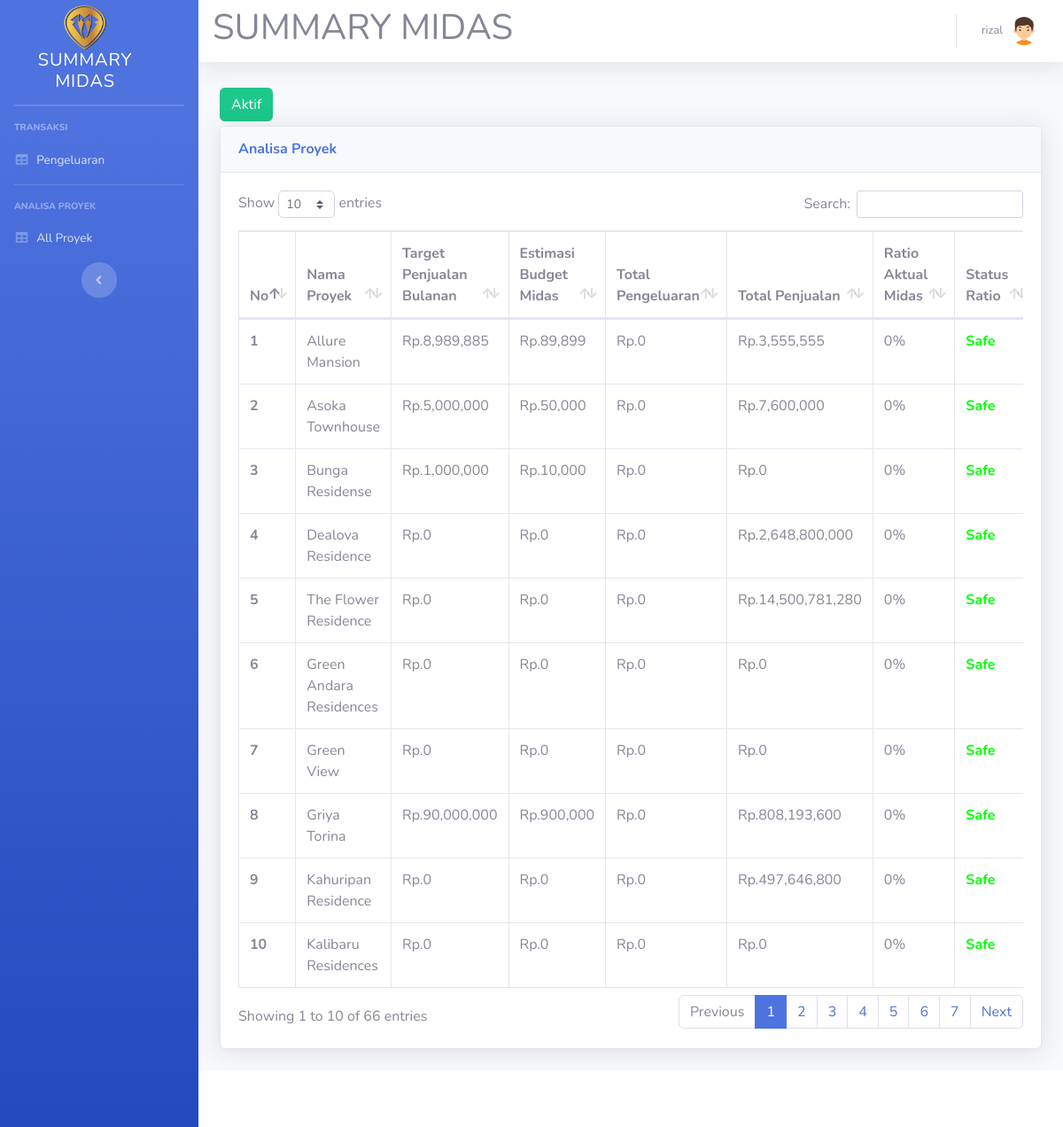
The page /proyek-non-aktif1.php (signed in) on the database its author committed.
### tables this page shows
CREATE TABLE `proyek` (
  `idproyek` int(3) NOT NULL,
  `nama_proyek` varchar(45) NOT NULL,
  `alamat` text NOT NULL,
  `status` enum('aktif','non-aktif') NOT NULL,
  `kota` varchar(30) DEFAULT NULL,
  `developer` varchar(40) NOT NULL,
  `lokasi` text,
  `referrall` varchar(45) NOT NULL,
  `pimpro` varchar(25) NOT NULL,
  `target_penjualan_bulanan` double NOT NULL,
  `jenis_pks` enum('Inden','Ready') NOT NULL DEFAULT 'Inden',
  `target_perbulan` int(3) DEFAULT NULL,
  `siteplan` varchar(255) DEFAULT NULL,
  `sertifikat` varchar(255) DEFAULT NULL,
  `PBB` varchar(255) DEFAULT NULL,
  `MOU` varchar(255) DEFAULT NULL,
  `MOU_startDate` varchar(20) DEFAULT NULL,
  `MOU_ExpDate` varchar(20) DEFAULT NULL,
  `cloudia` text,
  `persentase` char(4) DEFAULT '0.8',
  `globkomisi` float DEFAULT '0.07',
  `netkomisi` char(4) DEFAULT '0.7',
  `is_active` tinyint(1) NOT NULL DEFAULT '1',
  `nonzone` tinyint(1) NOT NULL DEFAULT '0'
);

### proyek-non-aktif1.php (the view, shortened to what this page needs)
<!DOCTYPE html>
<html lang="en">
<head>
  <link href="vendor/fontawesome-free/css/all.min.css" rel="stylesheet" type="text/css">
  <link href="css/sb-admin-2.min.css" rel="stylesheet">
  <link href="vendor/datatables/dataTables.bootstrap4.min.css" rel="stylesheet">
</head>
<body id="page-top">
<?php require 'koneksi.php'; ?>
<?php require 'sidebar1.php'; ?>
      <div id="content">
<?php require 'navbar.php'; ?>
        <div class="container-fluid">
        <div class="d-sm-flex align-items-center justify-content-between ">
       <a href="analisa1.php"type="button" style="margin:5px 5px 5px 0px "class="btn btn-success btn-md">Aktif </i></a>
        </div>
          <div class="card shadow mb-4">
            <div class="card-header py-3">
              <h6 class="m-0 font-weight-bold text-primary">Analisa Proyek</h6>
            </div>
            <div class="card-body">
              <div class="table-responsive">
                <table class="table table-bordered" id="dataTable" width="100%" cellspacing="0">
                  <thead>
                    <tr>
                      <th>No</th>
                      <th>Nama Proyek</th>
                      <th>Target Penjualan Bulanan</th>
                      <th>Estimasi Budget Midas</th>
                      <th>Total Pengeluaran</th>
                      <th>Total Penjualan</th>
                      <th>Ratio Aktual Midas</th>
                      <th>Status Ratio</th>
                    </tr>
                  </thead>
                  <tbody>
				  <?php
$query = mysqli_query($koneksi,"SELECT proyek.idproyek ,proyek.target_penjualan_bulanan, proyek.nama_proyek, proyek.status, SUM(penjualan.booking_fee) AS booking_fee, SUM(penjualan.harga_net) AS harga_net, jumlahp, jumlah_online, jumlah_offline, jumlah_op
FROM proyek
LEFT JOIN penjualan ON proyek.idproyek=penjualan.idproyek
LEFT JOIN
(SELECT proyek.idproyek, SUM(pengeluaran.jumlah) AS jumlahp, SUM(IF(jenis='operasional', jumlah, 0)) AS jumlah_op , SUM(IF(jenis='online', jumlah, 0)) AS jumlah_online, SUM(IF(jenis='offline', jumlah, 0)) AS jumlah_offline
FROM proyek, pengeluaran
WHERE proyek.idproyek=pengeluaran.idproyek
GROUP BY pengeluaran.idproyek ASC) AS pengeluaran
ON proyek.idproyek=pengeluaran.idproyek where is_active='0' AND nonzone='0'
GROUP BY proyek.idproyek ASC");
$no = 1;
while ($data = mysqli_fetch_assoc($query))
{
  $budgetmidas = $data['target_penjualan_bulanan'] * 0.01;
  $pengeluaran = $data['jumlahp'] ;
  $pendapatan = ($data['booking_fee'] + $data['harga_net']) * 0.8;
  $budgetonline = $budgetmidas * 0.9 ;
  $budgetoffline = $budgetmidas * 0.1 ;
  $data['budgetmidas'] =  $budgetmidas;
  $data['budgetonline'] =  $budgetonline;
  $data['budgetoffline'] =  $budgetoffline;
  if ($pendapatan== 0) {
    $ratio_midas = 0;
  } else {
    $ratio_midas = ($pengeluaran/$pendapatan)*100   ;
  }
$nilai =round($ratio_midas, 2);
if($nilai < 0.75)
{
   $hasil = "<font color='#00ff00'><b>Safe</b></font>";
}
elseif(($nilai > 0.74) AND ($nilai < 1 ))
{
	$hasil = "<font color='#ffff00' ><b>Warning</b></font>";
}
elseif($nilai > 1)
{
	$hasil = "<font color='red'><b>Over</b></font>";
}
else
{
	$hasil ="-";
}
?>
                      <tr>
                      <th scope="row"><?= $no;?></th>
                      <td><?=$data['nama_proyek']?></td>
                      <td>Rp.<?=number_format($data['target_penjualan_bulanan']);?></td>
                      <td>Rp.<?=number_format($budgetmidas);?></td>
                      <td>Rp.<?=number_format($pengeluaran);?></td>
                      <td>Rp.<?=number_format($pendapatan);?></td>
                      <td><?=round($ratio_midas, 2)?>%</td>
                      <td><?=($hasil)?></td>
<?php
$no++;
?>
</div>
</div>
</div>
</div>
<?php
}
?>
<?php require 'footer.php'?>
</body>
</html>

### rows shown on the page
proyek: nama_proyek "Allure Mansion", target_penjualan_bulanan "8,989,885", target_penjualan_bulanan "89,899", pengeluaran "0", pendapatan "3,555,555", ratio_midas "0"
proyek: nama_proyek "Asoka Townhouse", target_penjualan_bulanan "5,000,000", target_penjualan_bulanan "50,000", pengeluaran "0", pendapatan "7,600,000", ratio_midas "0"
proyek: nama_proyek "Bunga Residense", target_penjualan_bulanan "1,000,000", target_penjualan_bulanan "10,000", pengeluaran "0", pendapatan "0", ratio_midas "0"
proyek: nama_proyek "Dealova Residence", target_penjualan_bulanan "0", pengeluaran "0", pendapatan "2,648,800,000", ratio_midas "0"
proyek: nama_proyek "The Flower Residence", target_penjualan_bulanan "0", pengeluaran "0", pendapatan "14,500,781,280", ratio_midas "0"
proyek: nama_proyek "Green Andara Residences", target_penjualan_bulanan "0", pengeluaran "0", pendapatan "0", ratio_midas "0"
proyek: nama_proyek "Green View", target_penjualan_bulanan "0", pengeluaran "0", pendapatan "0", ratio_midas "0"
proyek: nama_proyek "Griya Torina", target_penjualan_bulanan "90,000,000", target_penjualan_bulanan "900,000", pengeluaran "0", pendapatan "808,193,600", ratio_midas "0"
proyek: nama_proyek "Kahuripan Residence", target_penjualan_bulanan "0", pengeluaran "0", pendapatan "497,646,800", ratio_midas "0"
proyek: nama_proyek "Kalibaru Residences", target_penjualan_bulanan "0", pengeluaran "0", pendapatan "0", ratio_midas "0"

### other values the page prints
$_SESSION['nama'] "rizal"
